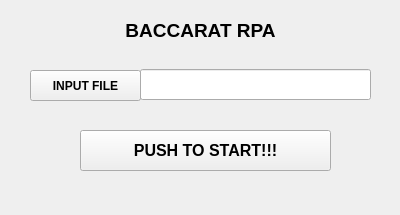
<?xml version="1.0" encoding="UTF-8"?>
<ui version="4.0">
 <class>Form</class>
 <widget class="QWidget" name="Form">
  <property name="geometry">
   <rect>
    <x>0</x>
    <y>0</y>
    <width>400</width>
    <height>215</height>
   </rect>
  </property>
  <property name="windowTitle">
   <string>Form</string>
  </property>
  <widget class="QLabel" name="label">
   <property name="geometry">
    <rect>
     <x>10</x>
     <y>15</y>
     <width>381</width>
     <height>31</height>
    </rect>
   </property>
   <property name="font">
    <font>
     <pointsize>9</pointsize>
     <weight>75</weight>
     <bold>true</bold>
    </font>
   </property>
   <property name="text">
    <string>&lt;html&gt;&lt;head/&gt;&lt;body&gt;&lt;p align=&quot;center&quot;&gt;&lt;span style=&quot; font-size:14pt; font-weight:600;&quot;&gt;BACCARAT RPA&lt;/span&gt;&lt;/p&gt;&lt;/body&gt;&lt;/html&gt;</string>
   </property>
  </widget>
  <widget class="QPushButton" name="pushButton">
   <property name="geometry">
    <rect>
     <x>80</x>
     <y>130</y>
     <width>251</width>
     <height>41</height>
    </rect>
   </property>
   <property name="font">
    <font>
     <pointsize>12</pointsize>
     <weight>75</weight>
     <bold>true</bold>
    </font>
   </property>
   <property name="text">
    <string>PUSH TO START!!!</string>
   </property>
  </widget>
  <widget class="QPushButton" name="pushButton_2">
   <property name="geometry">
    <rect>
     <x>30</x>
     <y>70</y>
     <width>111</width>
     <height>31</height>
    </rect>
   </property>
   <property name="font">
    <font>
     <weight>75</weight>
     <bold>true</bold>
    </font>
   </property>
   <property name="text">
    <string>INPUT FILE</string>
   </property>
  </widget>
  <widget class="QLineEdit" name="lineEdit">
   <property name="geometry">
    <rect>
     <x>140</x>
     <y>69</y>
     <width>231</width>
     <height>31</height>
    </rect>
   </property>
  </widget>
 </widget>
 <resources/>
 <connections/>
</ui>
